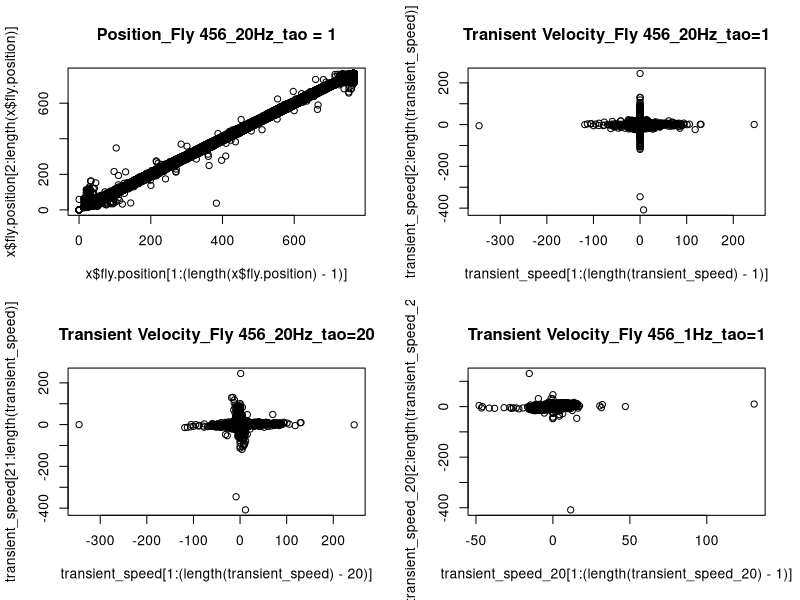
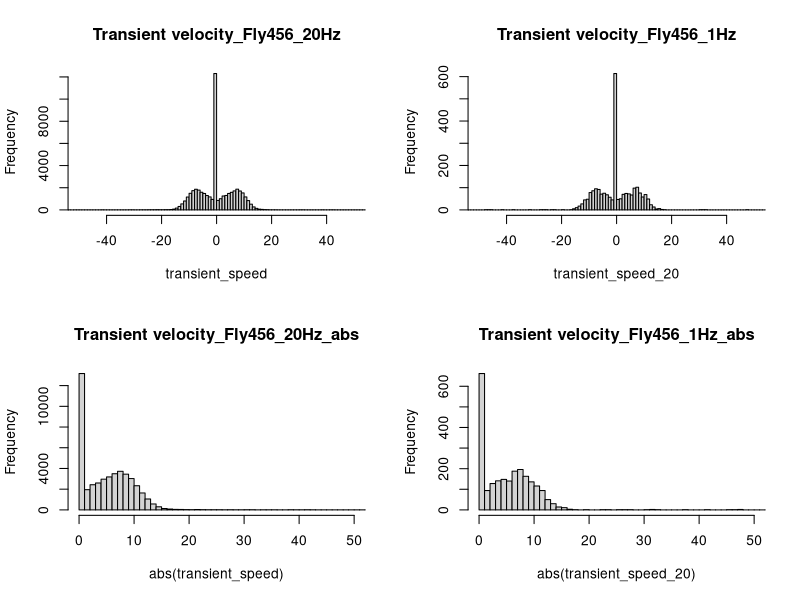

Generate these figures, in order, with R:
setwd("C:/Users/Ruichen/Desktop/CSSS2016/Fly_Training")

x = read.table("ProcessedData_Fly456_E1_M_2015Nov3.csv",header=T,sep=",",stringsAsFactors = F)
pdf("Return Map_Fly456.pdf")
par(mfrow=c(2,2))
plot(x$fly.position[1:(length(x$fly.position)-1)],x$fly.position[2:length(x$fly.position)])
title(main="Position_Fly 456_20Hz_tao = 1")

transient_speed = x$fly.position[2:length(x$fly.position)]-x$fly.position[1:length(x$fly.position)]
plot(transient_speed[1:(length(transient_speed)-1)],transient_speed[2:length(transient_speed)])
title(main="Tranisent Velocity_Fly 456_20Hz_tao=1")

plot(transient_speed[1:(length(transient_speed)-20)],transient_speed[21:length(transient_speed)])
title(main="Transient Velocity_Fly 456_20Hz_tao=20")

transient_speed_20 = transient_speed[seq(1,length(transient_speed),20)]
plot(transient_speed_20[1:(length(transient_speed_20)-1)],transient_speed_20[2:length(transient_speed_20)])
title(main="Transient Velocity_Fly 456_1Hz_tao=1")
dev.off()
graphics.off()


pdf("Histogram_velocity_Fly456.pdf")
par(mfrow=c(2,2))
hist(transient_speed, breaks=500, xlim=c(-50,50), main=NULL)
title(main="Transient velocity_Fly456_20Hz")
hist(transient_speed_20, breaks=500, xlim=c(-50,50),main=NULL)
title(main="Transient velocity_Fly456_1Hz")
hist(abs(transient_speed), breaks=500, xlim=c(0,50), main=NULL)
title(main="Transient velocity_Fly456_20Hz_abs")
hist(abs(transient_speed_20), breaks=500, xlim=c(0,50), main=NULL)
title(main="Transient velocity_Fly456_1Hz_abs")

dev.off()
graphics.off()
